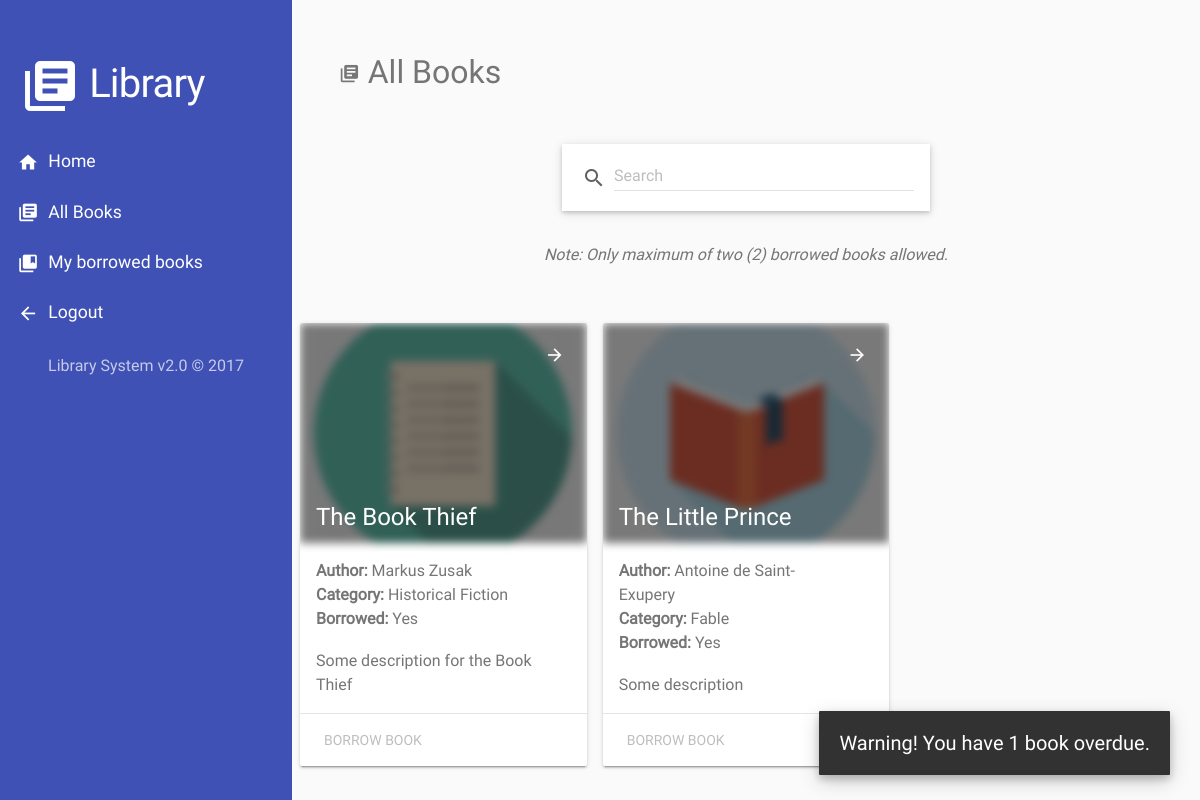
The page /user-all-books.php (signed in) on the database as committed earlier.
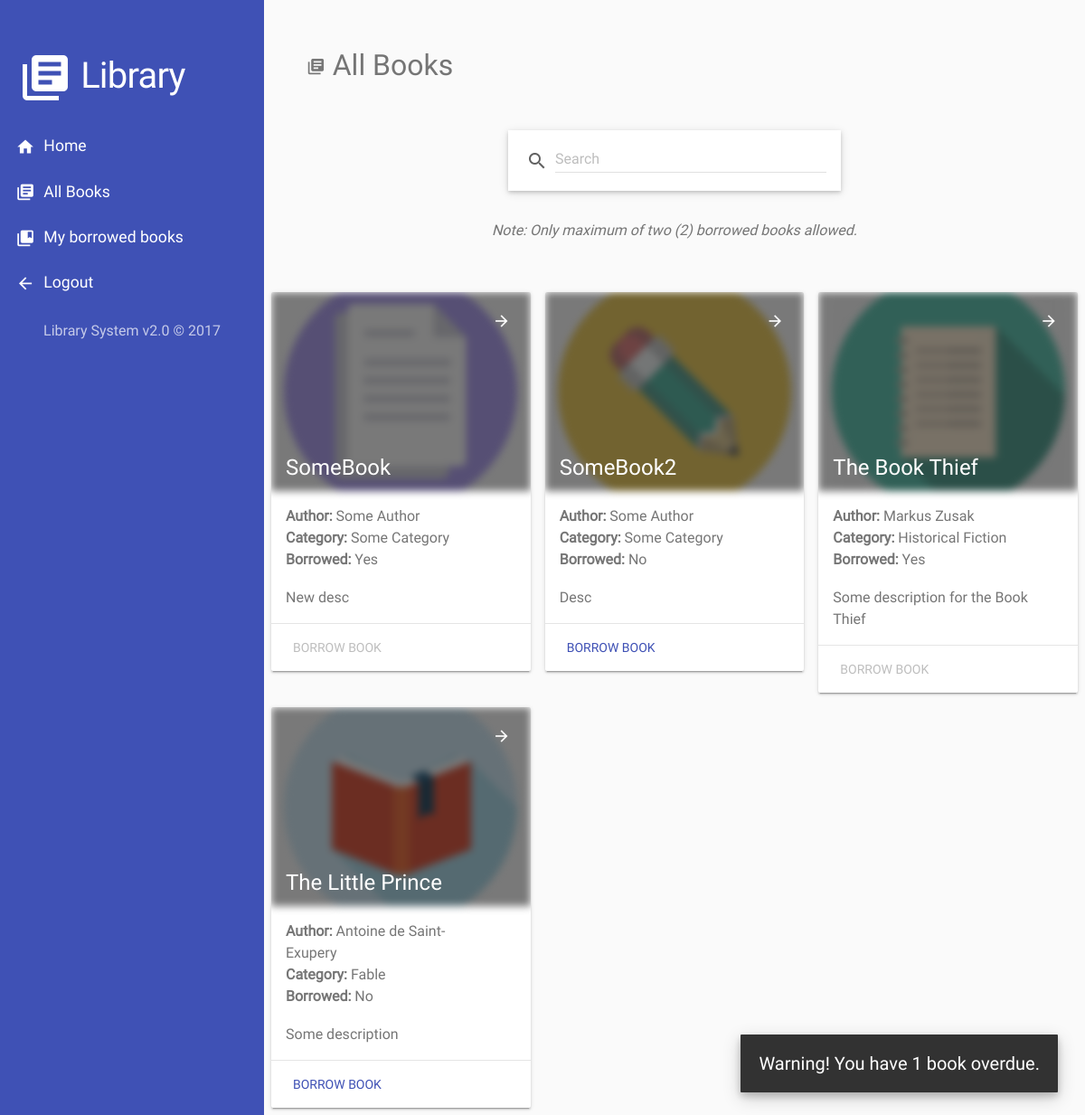
The same page on the database as committed later.
### tables this page shows
CREATE TABLE `books` (
  `id` int(11) NOT NULL,
  `title` varchar(255) NOT NULL,
  `author` varchar(255) NOT NULL,
  `category` varchar(255) NOT NULL,
  `description` varchar(255) NOT NULL,
  `image_path` varchar(255) NOT NULL,
  `status` enum('0','1','2') NOT NULL
);

### user-all-books.php (the view, shortened to what this page needs)
<?php include_once('html/top.php'); ?>
<?php
  require_once('html/welcome-header.php');
?>
<?php
  require_once('html/user-nav.php');
?>
<?php
$id = $_SESSION['user_id'];
$my_books_query = "
  SELECT
    t.date_borrowed AS 'date_borrowed',
    t.date_due AS 'date_due',
    b.image_path AS 'image_path',
    b.title AS 'title',
    b.id AS 'book_id',
    b.author AS 'author',
    b.category AS 'category'
  FROM
    books b, transaction t
  WHERE
    t.user_id = $id AND
    t.book_id = b.id AND
    t.date_returned IS NULL AND
    t.date_due < CURRENT_DATE()
  ORDER BY title ASC
";
$sql = mysqli_query($conn, $my_books_query) or die(mysql_error());
$num_rows = $sql->num_rows;
?>
<div class="content">
<?php
if ($num_rows > 0) {
?>
<div class="notif show my-card my-p">
  <p>Warning! You have <?php echo $num_rows; ?> <?php echo $num_rows == 1 ? 'book' : 'books'; ?> overdue.</p>
</div>
<?php } ?>
<h2 class="t-secondary">
  <i class="material-icons small">library_books</i>
  All Books
</h2>
<form action="<?php echo $_SERVER['PHP_SELF']; ?>" method="get">
</form>
<p class="t-secondary my-m-t-3 my-t-c">
  <em>Note: Only maximum of two (2) borrowed books allowed.</em>
</p>
<?php
  $condition = "";
?>
<?php
  $all_books_query = "
    SELECT * FROM books
    WHERE status != '0'
    $condition
    ORDER BY title ASC
  ";
  $sql = mysqli_query($conn, $all_books_query) or die(mysql_error());
  $id = $_SESSION['user_id'];
  $query = "
    SELECT COUNT(*) AS 'count'
    FROM users u, books b, transaction t
    WHERE
      t.user_id = u.id AND
      u.id = $id AND
      t.book_id = b.id AND
      t.date_returned IS NULL
  ";
  $record = $conn->query($query);
  $num_of_borrowed_books = $record->fetch_assoc()['count'];
?>
<?php
if (mysqli_num_rows($sql) > 0) {
?>
<div class="m-top-3">
<?php
  for ($i = 0; $row = mysqli_fetch_array($sql, MYSQLI_ASSOC); $i++) {
    if ($i % 3 == 0 || $i == 0) {
?>
<div class="row">
<?php } ?>
  <div class="col-md-4 my-p-1 book-item">
    <div class="wide-card mdl-card mdl-shadow--2dp" style="width: 100%;">
      <div class="img-card-cont" style="background: url('<?php echo $row['image_path'];?>');">
        <div class="dim mdl-js-ripple-effect ripple-cont">
        </div>
      </div>
      <div class="mdl-card__title card-title">
        <h2 class="mdl-card__title-text"><?=$row['title']?></h2>
      </div>
      <div class="mdl-card__supporting-text">
        <p>
          <strong>Author: </strong>
          <?=$row['author']?>
        </p>
        <p>
          <strong>Category: </strong>
          <?=$row['category']?>
        </p>
        <p>
          <strong>Borrowed: </strong>
          <?php echo $row['status'] == '2' ? "Yes": "No"; ?>
        </p>
        <br/>
        <p>
          <?=$row['description']?>
        </p>
      </div>
      <div class="mdl-card__actions mdl-card--border">
        <form action="php/book-borrow.php" method="post">
          <button type="submit" name="borrow"
            <?php echo ($row['status'] != 2 && $num_of_borrowed_books < 2) ? '': 'disabled'; ?>
            class="mdl-button mdl-button--colored mdl-js-button mdl-js-ripple-effect">
            Borrow Book
          </button>
        </form>
      </div>
      <div class="mdl-card__menu">
        <form action="php/book-borrow.php" method="post">
          <button type="submit" name="borrow"
            <?php echo ($row['status'] != 2 && $num_of_borrowed_books < 2) ? '': 'disabled'; ?>
            class="mdl-button mdl-button--icon mdl-js-button mdl-js-ripple-effect">
            <i class="material-icons fab-small t-white">arrow_forward</i>
          </button>
        </form>
      </div>
    </div>
  </div>
<?php if (($i+1) % 3 == 0) { ?>
</div>
<?php } ?>
<?php } ?>
</div>
<?php } ?>
</div>
</body>
</html>

Rows that differ between the two databases and show on the page:
added books: image_path (picture), title "SomeBook", author "Some Author", category "Some Category", status "Yes", description "New desc"
added books: image_path (picture), title "SomeBook2", author "Some Author", category "Some Category", status "No", description "Desc"
changed books "The Little Prince": status "Yes" → "No"
